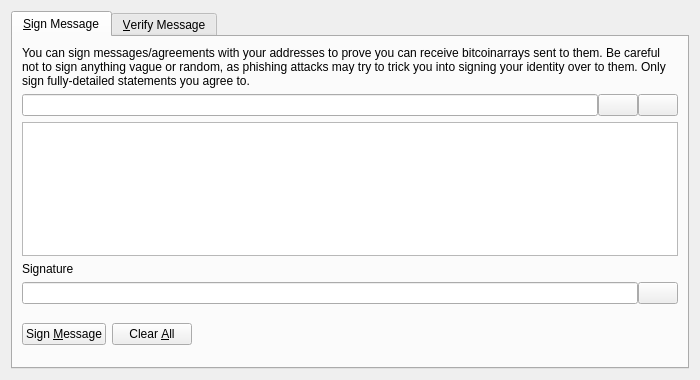
<?xml version="1.0" encoding="UTF-8"?>
<ui version="4.0">
 <class>SignVerifyMessageDialog</class>
 <widget class="QDialog" name="SignVerifyMessageDialog">
  <property name="geometry">
   <rect>
    <x>0</x>
    <y>0</y>
    <width>700</width>
    <height>380</height>
   </rect>
  </property>
  <property name="windowTitle">
   <string>Signatures - Sign / Verify a Message</string>
  </property>
  <property name="modal">
   <bool>true</bool>
  </property>
  <layout class="QVBoxLayout" name="verticalLayout">
   <item>
    <widget class="QTabWidget" name="tabWidget">
     <property name="currentIndex">
      <number>0</number>
     </property>
     <widget class="QWidget" name="tabSignMessage">
      <attribute name="title">
       <string>&amp;Sign Message</string>
      </attribute>
      <layout class="QVBoxLayout" name="verticalLayout_SM">
       <item>
        <widget class="QLabel" name="infoLabel_SM">
         <property name="text">
          <string>You can sign messages/agreements with your addresses to prove you can receive bitcoinarrays sent to them. Be careful not to sign anything vague or random, as phishing attacks may try to trick you into signing your identity over to them. Only sign fully-detailed statements you agree to.</string>
         </property>
         <property name="textFormat">
          <enum>Qt::PlainText</enum>
         </property>
         <property name="wordWrap">
          <bool>true</bool>
         </property>
        </widget>
       </item>
       <item>
        <layout class="QHBoxLayout" name="horizontalLayout_1_SM">
         <property name="spacing">
          <number>0</number>
         </property>
         <item>
          <widget class="QValidatedLineEdit" name="addressIn_SM">
           <property name="toolTip">
            <string>The BitcoinArray address to sign the message with</string>
           </property>
          </widget>
         </item>
         <item>
          <widget class="QPushButton" name="addressBookButton_SM">
           <property name="toolTip">
            <string>Choose previously used address</string>
           </property>
           <property name="text">
            <string/>
           </property>
           <property name="icon">
            <iconset resource="../bitcoinarray.qrc">
             <normaloff>:/icons/address-book</normaloff>:/icons/address-book</iconset>
           </property>
           <property name="shortcut">
            <string>Alt+A</string>
           </property>
           <property name="autoDefault">
            <bool>false</bool>
           </property>
          </widget>
         </item>
         <item>
          <widget class="QPushButton" name="pasteButton_SM">
           <property name="toolTip">
            <string>Paste address from clipboard</string>
           </property>
           <property name="text">
            <string/>
           </property>
           <property name="icon">
            <iconset resource="../bitcoinarray.qrc">
             <normaloff>:/icons/editpaste</normaloff>:/icons/editpaste</iconset>
           </property>
           <property name="shortcut">
            <string>Alt+P</string>
           </property>
           <property name="autoDefault">
            <bool>false</bool>
           </property>
          </widget>
         </item>
        </layout>
       </item>
       <item>
        <widget class="QPlainTextEdit" name="messageIn_SM">
         <property name="toolTip">
          <string>Enter the message you want to sign here</string>
         </property>
        </widget>
       </item>
       <item>
        <widget class="QLabel" name="signatureLabel_SM">
         <property name="text">
          <string>Signature</string>
         </property>
         <property name="textFormat">
          <enum>Qt::PlainText</enum>
         </property>
        </widget>
       </item>
       <item>
        <layout class="QHBoxLayout" name="horizontalLayout_2_SM">
         <property name="spacing">
          <number>0</number>
         </property>
         <item>
          <widget class="QLineEdit" name="signatureOut_SM">
           <property name="font">
            <font>
             <italic>true</italic>
            </font>
           </property>
           <property name="readOnly">
            <bool>true</bool>
           </property>
          </widget>
         </item>
         <item>
          <widget class="QPushButton" name="copySignatureButton_SM">
           <property name="toolTip">
            <string>Copy the current signature to the system clipboard</string>
           </property>
           <property name="text">
            <string/>
           </property>
           <property name="icon">
            <iconset resource="../bitcoinarray.qrc">
             <normaloff>:/icons/editcopy</normaloff>:/icons/editcopy</iconset>
           </property>
           <property name="autoDefault">
            <bool>false</bool>
           </property>
          </widget>
         </item>
        </layout>
       </item>
       <item>
        <layout class="QHBoxLayout" name="horizontalLayout_3_SM">
         <item>
          <widget class="QPushButton" name="signMessageButton_SM">
           <property name="toolTip">
            <string>Sign the message to prove you own this BitcoinArray address</string>
           </property>
           <property name="text">
            <string>Sign &amp;Message</string>
           </property>
           <property name="icon">
            <iconset resource="../bitcoinarray.qrc">
             <normaloff>:/icons/edit</normaloff>:/icons/edit</iconset>
           </property>
           <property name="autoDefault">
            <bool>false</bool>
           </property>
          </widget>
         </item>
         <item>
          <widget class="QPushButton" name="clearButton_SM">
           <property name="toolTip">
            <string>Reset all sign message fields</string>
           </property>
           <property name="text">
            <string>Clear &amp;All</string>
           </property>
           <property name="icon">
            <iconset resource="../bitcoinarray.qrc">
             <normaloff>:/icons/remove</normaloff>:/icons/remove</iconset>
           </property>
           <property name="autoDefault">
            <bool>false</bool>
           </property>
          </widget>
         </item>
         <item>
          <spacer name="horizontalSpacer_1_SM">
           <property name="orientation">
            <enum>Qt::Horizontal</enum>
           </property>
           <property name="sizeHint" stdset="0">
            <size>
             <width>40</width>
             <height>48</height>
            </size>
           </property>
          </spacer>
         </item>
         <item>
          <widget class="QLabel" name="statusLabel_SM">
           <property name="font">
            <font>
             <weight>75</weight>
             <bold>true</bold>
            </font>
           </property>
           <property name="text">
            <string/>
           </property>
           <property name="wordWrap">
            <bool>true</bool>
           </property>
          </widget>
         </item>
         <item>
          <spacer name="horizontalSpacer_2_SM">
           <property name="orientation">
            <enum>Qt::Horizontal</enum>
           </property>
           <property name="sizeHint" stdset="0">
            <size>
             <width>40</width>
             <height>48</height>
            </size>
           </property>
          </spacer>
         </item>
        </layout>
       </item>
      </layout>
     </widget>
     <widget class="QWidget" name="tabVerifyMessage">
      <attribute name="title">
       <string>&amp;Verify Message</string>
      </attribute>
      <layout class="QVBoxLayout" name="verticalLayout_VM">
       <item>
        <widget class="QLabel" name="infoLabel_VM">
         <property name="text">
          <string>Enter the receiver's address, message (ensure you copy line breaks, spaces, tabs, etc. exactly) and signature below to verify the message. Be careful not to read more into the signature than what is in the signed message itself, to avoid being tricked by a man-in-the-middle attack. Note that this only proves the signing party receives with the address, it cannot prove sendership of any transaction!</string>
         </property>
         <property name="textFormat">
          <enum>Qt::PlainText</enum>
         </property>
         <property name="alignment">
          <set>Qt::AlignLeading|Qt::AlignLeft|Qt::AlignTop</set>
         </property>
         <property name="wordWrap">
          <bool>true</bool>
         </property>
        </widget>
       </item>
       <item>
        <layout class="QHBoxLayout" name="horizontalLayout_1_VM">
         <property name="spacing">
          <number>0</number>
         </property>
         <item>
          <widget class="QValidatedLineEdit" name="addressIn_VM">
           <property name="toolTip">
            <string>The BitcoinArray address the message was signed with</string>
           </property>
          </widget>
         </item>
         <item>
          <widget class="QPushButton" name="addressBookButton_VM">
           <property name="toolTip">
            <string>Choose previously used address</string>
           </property>
           <property name="text">
            <string/>
           </property>
           <property name="icon">
            <iconset resource="../bitcoinarray.qrc">
             <normaloff>:/icons/address-book</normaloff>:/icons/address-book</iconset>
           </property>
           <property name="shortcut">
            <string>Alt+A</string>
           </property>
           <property name="autoDefault">
            <bool>false</bool>
           </property>
          </widget>
         </item>
        </layout>
       </item>
       <item>
        <widget class="QPlainTextEdit" name="messageIn_VM"/>
       </item>
       <item>
        <widget class="QValidatedLineEdit" name="signatureIn_VM"/>
       </item>
       <item>
        <layout class="QHBoxLayout" name="horizontalLayout_2_VM">
         <item>
          <widget class="QPushButton" name="verifyMessageButton_VM">
           <property name="toolTip">
            <string>Verify the message to ensure it was signed with the specified BitcoinArray address</string>
           </property>
           <property name="text">
            <string>Verify &amp;Message</string>
           </property>
           <property name="icon">
            <iconset resource="../bitcoinarray.qrc">
             <normaloff>:/icons/transaction_0</normaloff>:/icons/transaction_0</iconset>
           </property>
           <property name="autoDefault">
            <bool>false</bool>
           </property>
          </widget>
         </item>
         <item>
          <widget class="QPushButton" name="clearButton_VM">
           <property name="toolTip">
            <string>Reset all verify message fields</string>
           </property>
           <property name="text">
            <string>Clear &amp;All</string>
           </property>
           <property name="icon">
            <iconset resource="../bitcoinarray.qrc">
             <normaloff>:/icons/remove</normaloff>:/icons/remove</iconset>
           </property>
           <property name="autoDefault">
            <bool>false</bool>
           </property>
          </widget>
         </item>
         <item>
          <spacer name="horizontalSpacer_1_VM">
           <property name="orientation">
            <enum>Qt::Horizontal</enum>
           </property>
           <property name="sizeHint" stdset="0">
            <size>
             <width>40</width>
             <height>48</height>
            </size>
           </property>
          </spacer>
         </item>
         <item>
          <widget class="QLabel" name="statusLabel_VM">
           <property name="font">
            <font>
             <weight>75</weight>
             <bold>true</bold>
            </font>
           </property>
           <property name="text">
            <string/>
           </property>
           <property name="wordWrap">
            <bool>true</bool>
           </property>
          </widget>
         </item>
         <item>
          <spacer name="horizontalSpacer_2_VM">
           <property name="orientation">
            <enum>Qt::Horizontal</enum>
           </property>
           <property name="sizeHint" stdset="0">
            <size>
             <width>40</width>
             <height>48</height>
            </size>
           </property>
          </spacer>
         </item>
        </layout>
       </item>
      </layout>
     </widget>
    </widget>
   </item>
  </layout>
 </widget>
 <customwidgets>
  <customwidget>
   <class>QValidatedLineEdit</class>
   <extends>QLineEdit</extends>
   <header>qvalidatedlineedit.h</header>
  </customwidget>
 </customwidgets>
 <resources>
  <include location="../bitcoinarray.qrc"/>
 </resources>
 <connections/>
</ui>
